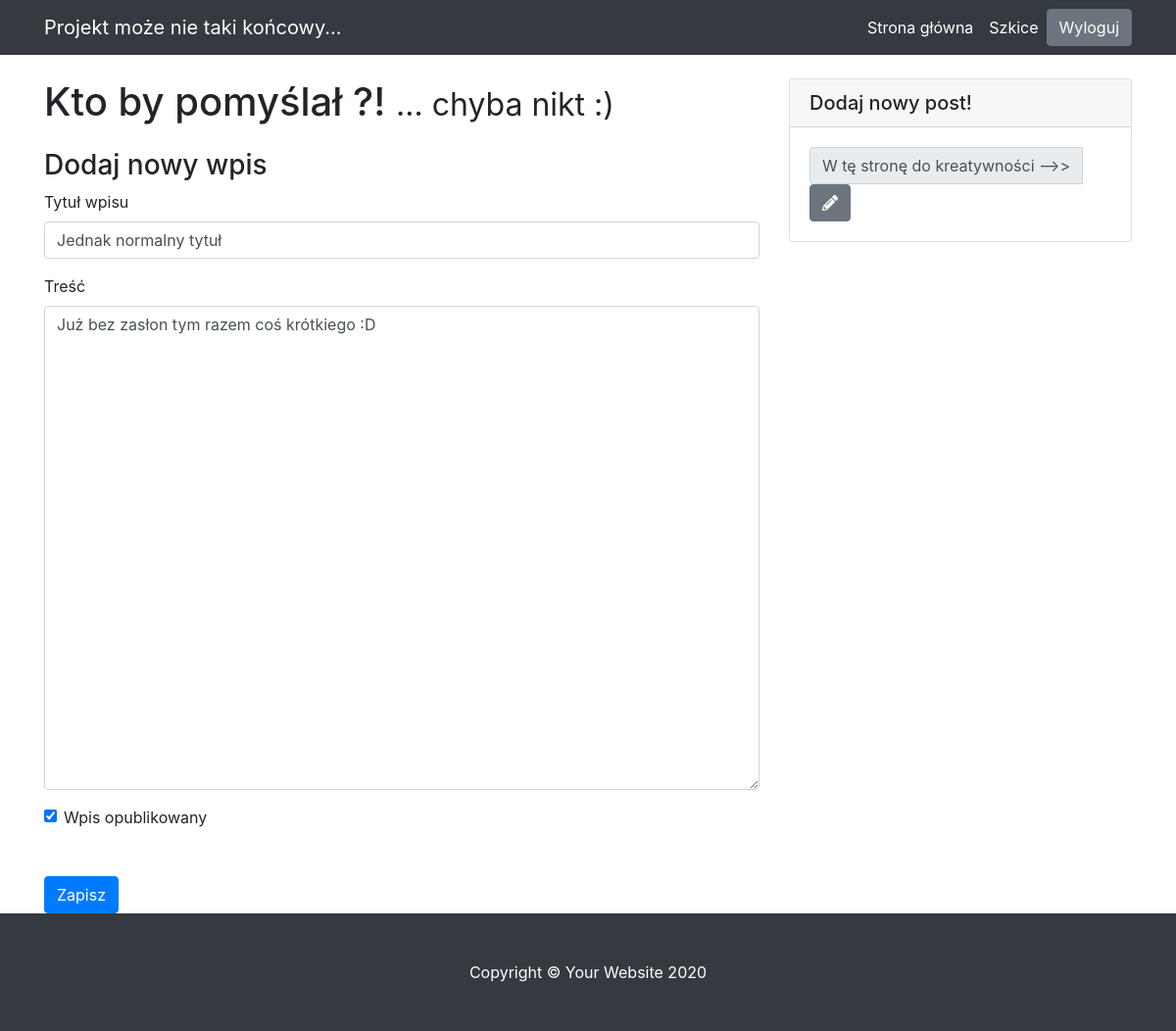
The page /edit-post/17 (signed in) on the database as committed earlier.
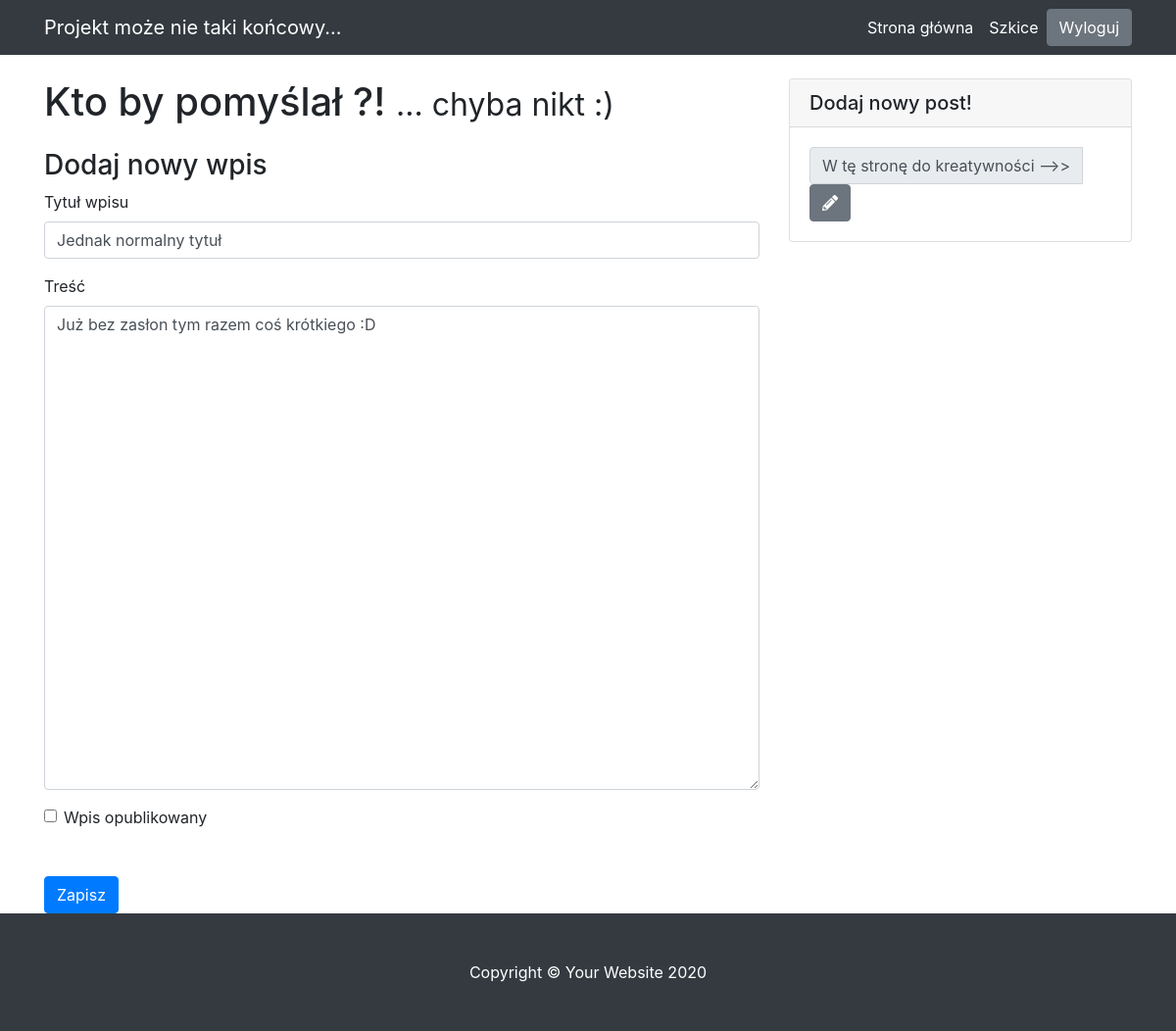
The same page on the database as committed later.
### blog/models.py (models this page shows)
class Entry(db.Model):
    id = db.Column(db.Integer, primary_key=True)
    title = db.Column(db.String(80), nullable=False)
    body = db.Column(db.Text, nullable=False)
    pub_date = db.Column(db.DateTime, nullable=False,
    default=datetime.datetime.utcnow)
    is_published = db.Column(db.Boolean, default=False)

### blog/routes.py (the view)
@app.route("/edit-post/<int:entry_id>", methods=["GET", "POST"])
@login_required
def edit_entry(entry_id):
    return post_form(entry_id)

### blog/forms.py
class EntryForm(FlaskForm):
    title = StringField('Tytuł', validators=[DataRequired()])
    body = TextAreaField('Wpis', validators=[DataRequired()])
    is_published = BooleanField('Publikujemy?')

### blog/routes.py (called while the page is built, shortened)
def post_form(entry_id):
    errors = None
    if entry_id == None:
        form = EntryForm()
        if request.method == "POST":
            if form.validate_on_submit():
                post = Entry(title=form.title.data, body=form.body.data, is_published=form.is_published.data)  # noqa: E501
                db.session.add(post)
                db.session.commit()
                flash('Post został pomyślnie dodany!')
                return redirect(url_for("homepage"))
            else:
                errors = form.errors
        return render_template("entry_form.html", form=form, errors=errors)
    elif entry_id != 0:
        entry = Entry.query.filter_by(id=entry_id).first_or_404()
        form = EntryForm(obj=entry)
        return render_template("entry_form.html", form=form, errors=errors)

### blog/templates/entry_form.html (shortened to what this page needs)
{% extends "base.html" %}
{% block content %}
<h3>
   Dodaj nowy wpis
</h3>
<form action="" method="POST">
   <div class="form-group">
       <label for="title">Tytuł wpisu</label>
       {{ form.title(class_="form-control") }}
   </div>
   <div class="form-group">
       <label for="body">Treść</label>
       {{ form.body(class_="form-control", cols="100", rows="20") }}
   </div>
   <div class="form-check">
       {{ form.is_published(class_="form-check-input") }}
       <label class="form-check-label" for="is_published">Wpis opublikowany</label>
   </div>
   <button type="submit" class="btn btn-primary mt-5">Zapisz</button>
</form>
{% endblock %}

Rows that differ between the two databases and show on the page:
changed Entry "Jednak normalny tytuł": is_published "☑" → "☐"
